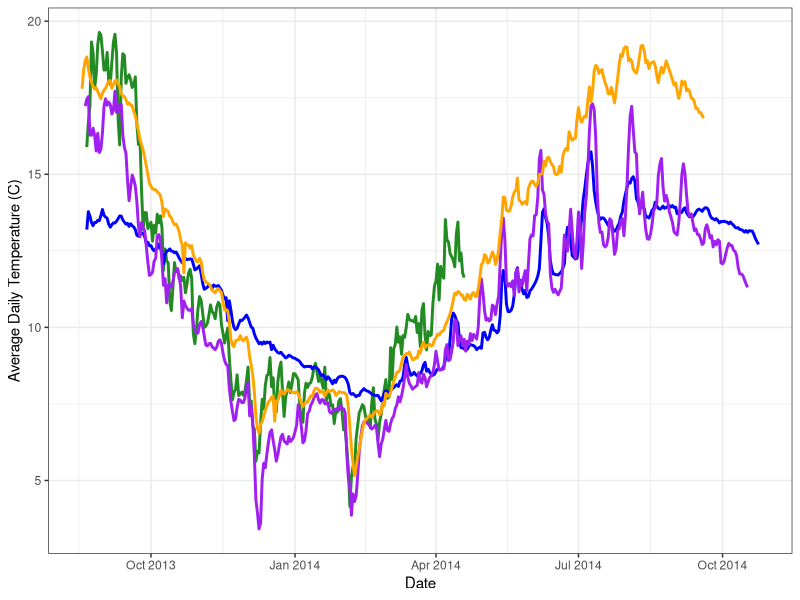
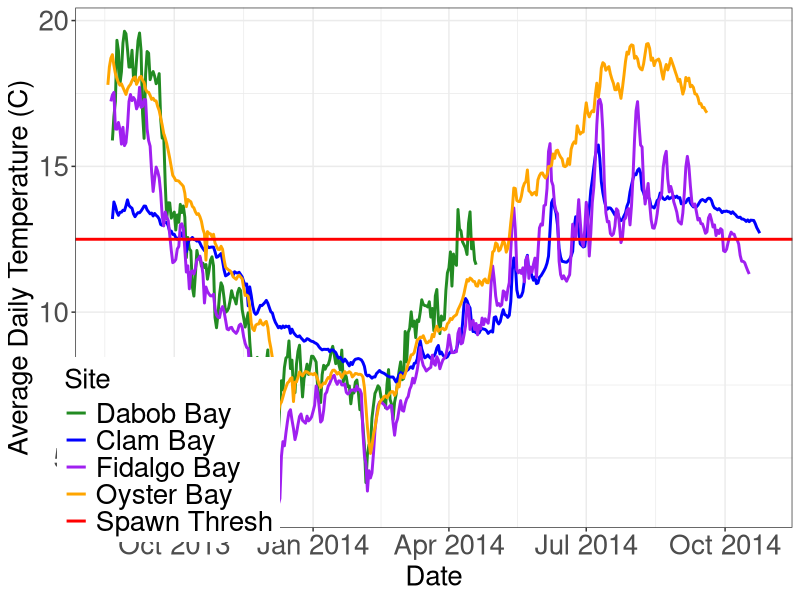
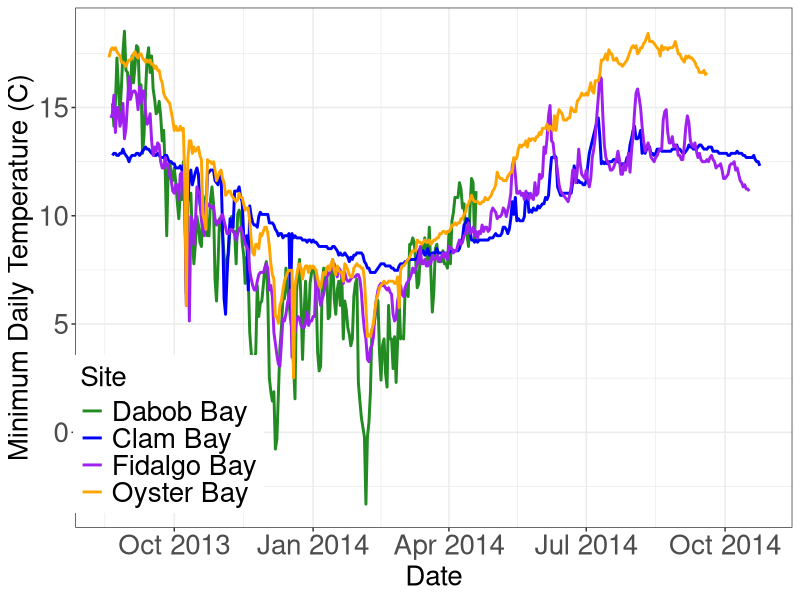
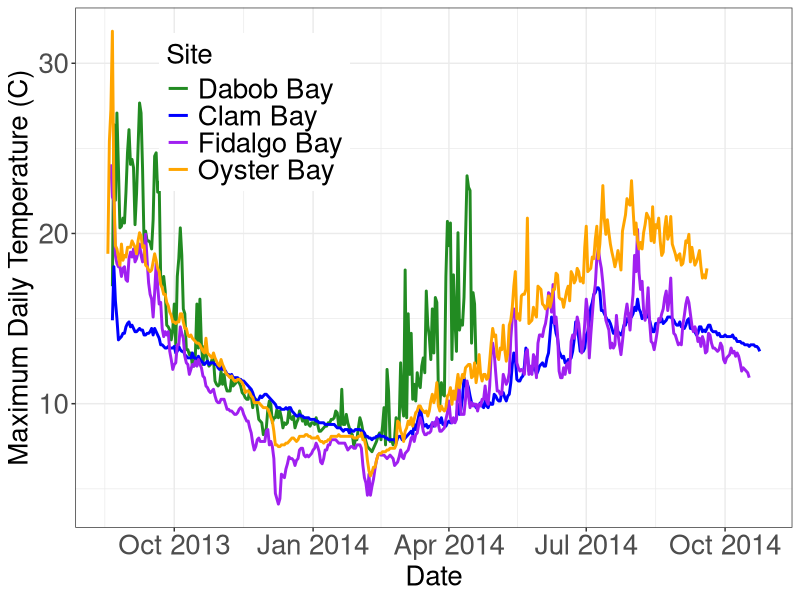

Here is the R script that generated these plots, in order:
#install.packages("plyr")
#install.packages("ggplot2")
require(plyr)
require(ggplot2)

#set working directory to local copy of repository
setwd<-("**your directory here**")

daby1edit<-read.csv("./data/Dabob-temp-2014.csv")
#reads in edited CSV with raw data.


daby1edit$Date<-as.Date(daby1edit$Date,"%m/%d/%Y")
#Tells R that the date column contains dates so it knows how to deal with them


dabmeantemp<-ddply(daby1edit,.(Date),summarise,mean_temp=mean(Temp,na.rm=T),min_temp=min(Temp,na.rm=T),max_temp=max(Temp,na.rm=T))
#finds the mean, minimum, and maximum daily temps from raw data and creates dataframe with them for Dabob

many1v3<-read.csv('./data/Manchester-temp-2014.csv')
#reads in edited CSV with raw data.

many1v3$Date<-as.Date(many1v3$Date,"%m/%d/%Y")
#Tells R that the date column contains dates so it knows how to deal with them


manmeantemp<-ddply(many1v3,.(Date),summarise,mean_temp=mean(Temp,na.rm=T),min_temp=min(Temp,na.rm=T),max_temp=max(Temp,na.rm=T))
#finds the mean, minimum, and maximum daily temps from raw data and creates dataframe with them for Manchester


fidy1v3<-read.csv("./data/Fidalgo-temp-2014.csv")
#reads in edited CSV with raw data.


fidy1v3$Date<-as.Date(fidy1v3$Date,"%m/%d/%Y")
#Tells R that the date column contains dates so it knows how to deal with them


fidmeantemp<-ddply(fidy1v3,.(Date),summarise,mean_temp=mean(Temp,na.rm=T),min_temp=min(Temp,na.rm=T),max_temp=max(Temp,na.rm=T))
#finds the mean, minimum, and maximum daily temps from raw data and creates dataframe with them for Fidalgo


oysy1edit<-read.csv("./data/OysterBay-temp-2014.csv")
#reads in edited CSV with raw data.


oysy1edit$Date<-as.Date(oysy1edit$Date, "%m/%d/%Y")
#Tells R that the date column contains dates so it knows how to deal with them


oysmeantemp<-ddply(oysy1edit,.(Date),summarise,mean_temp=mean(Temp,na.rm=T),min_temp=min(Temp,na.rm=T),max_temp=max(Temp,na.rm=T))
#finds the mean, minimum, and maximum daily temps from raw data and creates dataframe with them for Oyster Bay


ggplot()+
  geom_line(data=dabmeantemp, aes(x=Date, y=mean_temp, group=1),col="forestgreen",size=1,guide=T)+
  geom_line(data=manmeantemp, aes(x=Date, y=mean_temp, group=1),col="blue",size=1)+
  geom_line(data=fidmeantemp, aes(x=Date, y=mean_temp, group=1),col="purple",size=1)+
  geom_line(data=oysmeantemp, aes(x=Date, y=mean_temp, group=1),col="orange",size=1)+
  labs(x="Date",y="Average Daily Temperature (C)")+
  theme_bw()
#Creates a graph with each line representing average daily temps for each site


ggplot()+
  geom_line(data=dabmeantemp, aes(x=Date, y=mean_temp, group=1, colour="1"),size=1)+
  geom_line(data=manmeantemp, aes(x=Date, y=mean_temp, group=1, colour="2"),size=1)+
  geom_line(data=fidmeantemp, aes(x=Date, y=mean_temp, group=1, colour="3"),size=1)+
  geom_line(data=oysmeantemp, aes(x=Date, y=mean_temp, group=1, colour="4"),size=1)+
  geom_hline(aes(yintercept=12.5,colour="5"),size=1)+
  scale_colour_manual(values=c("forestgreen","blue","purple","orange","red"),
                      name="Site",
                      labels=c("Dabob Bay","Clam Bay","Fidalgo Bay","Oyster Bay","Spawn Thresh"))+
  labs(x="Date",y="Average Daily Temperature (C)")+
  theme_bw()+
  theme(legend.position=c(0.13,0.15),
        legend.text=element_text(size=20),
        legend.title=element_text(size=20),
        axis.text.x=element_text(size=20),
        axis.title.x=element_text(size=20),
        axis.text.y=element_text(size=20),
        axis.title.y=element_text(size=20))
#Creates a graph with each line representing average daily temps for each site also adds red line to indicate Spawning threshold


ggplot()+
  geom_line(data=dabmeantemp, aes(x=Date, y=min_temp, group=1, colour="1"),size=1)+
  geom_line(data=manmeantemp, aes(x=Date, y=min_temp, group=1, colour="2"),size=1)+
  geom_line(data=fidmeantemp, aes(x=Date, y=min_temp, group=1, colour="3"),size=1)+
  geom_line(data=oysmeantemp, aes(x=Date, y=min_temp, group=1, colour="4"),size=1)+
  scale_colour_manual(values=c("forestgreen","blue","purple","orange"),
                      name="Site",
                      labels=c("Dabob Bay","Clam Bay","Fidalgo Bay","Oyster Bay","Spawn Thresh"))+
  labs(x="Date",y="Minimum Daily Temperature (C)")+
  theme_bw()+
  theme(legend.position=c(0.13,0.18),
        legend.text=element_text(size=20),
        legend.title=element_text(size=20),
        axis.text.x=element_text(size=20),
        axis.title.x=element_text(size=20),
        axis.text.y=element_text(size=20),
        axis.title.y=element_text(size=20))
#Creates a graph with each line representing observed minimum daily temps for each site


ggplot()+
  geom_line(data=dabmeantemp, aes(x=Date, y=max_temp, group=1, colour="1"),size=1)+
  geom_line(data=manmeantemp, aes(x=Date, y=max_temp, group=1, colour="2"),size=1)+
  geom_line(data=fidmeantemp, aes(x=Date, y=max_temp, group=1, colour="3"),size=1)+
  geom_line(data=oysmeantemp, aes(x=Date, y=max_temp, group=1, colour="4"),size=1)+
  scale_colour_manual(values=c("forestgreen","blue","purple","orange"),
                      name="Site",
                      labels=c("Dabob Bay","Clam Bay","Fidalgo Bay","Oyster Bay","Spawn Thresh"))+
  labs(x="Date",y="Maximum Daily Temperature (C)")+
  theme_bw()+
  theme(legend.position=c(0.25,0.8),
        legend.text=element_text(size=20),
        legend.title=element_text(size=20),
        axis.text.x=element_text(size=20),
        axis.title.x=element_text(size=20),
        axis.text.y=element_text(size=20),
        axis.title.y=element_text(size=20))
#Creates a graph with each line representing observed maximum daily temps for each site
